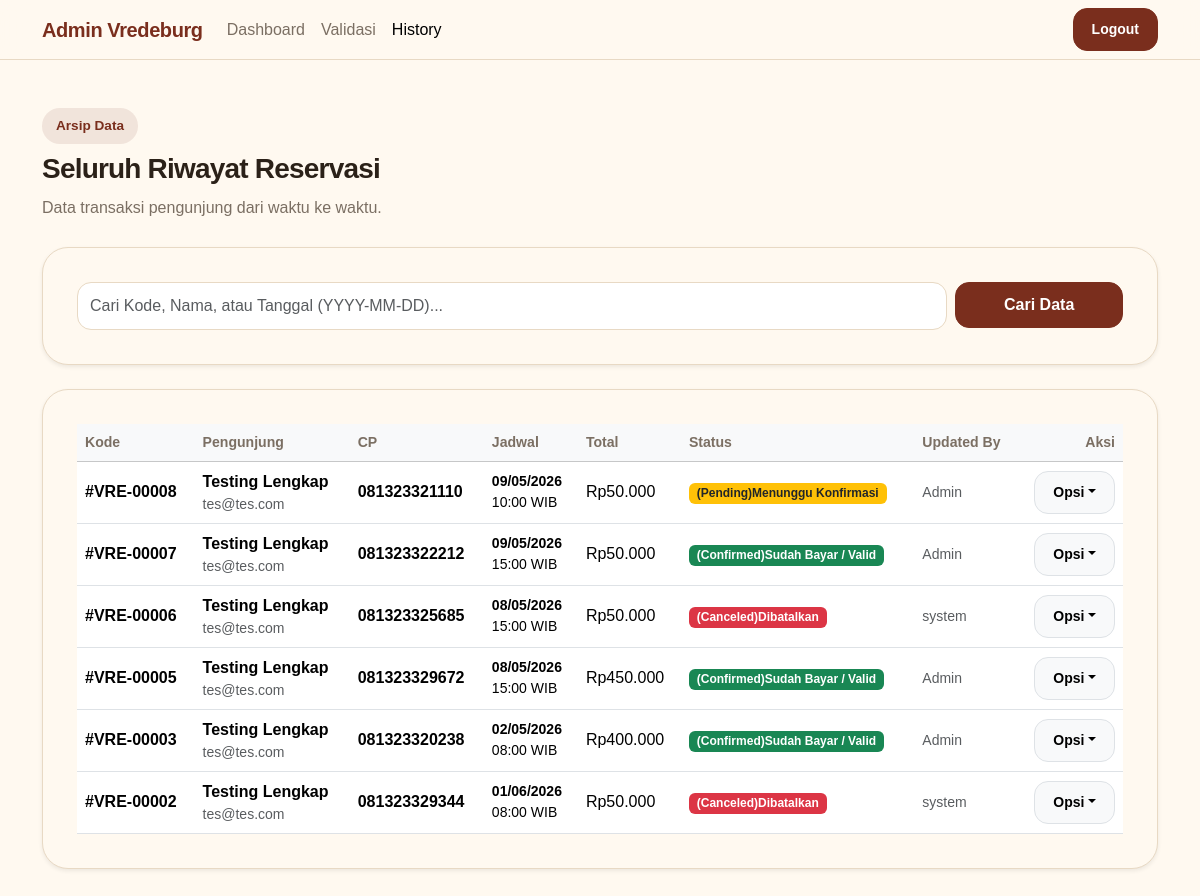
Page /admin/history.php (signed in) on the committed database.
### tables this page shows
CREATE TABLE `reservations` (
  `id_reservasi` int(11) NOT NULL,
  `id_user` int(11) NOT NULL,
  `no_telepon` varchar(20) DEFAULT NULL,
  `tgl_kunjungan` date NOT NULL,
  `jam_kunjungan` time NOT NULL,
  `jumlah_orang` int(11) NOT NULL,
  `total_harga` decimal(10,2) NOT NULL,
  `status` enum('pending','confirmed','canceled') DEFAULT 'pending',
  `created_at` timestamp NOT NULL DEFAULT current_timestamp(),
  `created_by` varchar(50) NOT NULL,
  `updated_at` timestamp NULL DEFAULT NULL ON UPDATE current_timestamp(),
  `updated_by` varchar(50) DEFAULT NULL,
  `is_deleted` tinyint(1) DEFAULT 0,
  `deleted_at` timestamp NULL DEFAULT NULL,
  `deleted_by` varchar(50) DEFAULT NULL
);

CREATE TABLE `users` (
  `id_user` int(11) NOT NULL,
  `nama_lengkap` varchar(100) NOT NULL,
  `email` varchar(100) NOT NULL,
  `password` varchar(255) NOT NULL,
  `role` enum('admin','user') NOT NULL DEFAULT 'user',
  `created_at` timestamp NOT NULL DEFAULT current_timestamp(),
  `created_by` varchar(50) DEFAULT 'system',
  `updated_at` timestamp NULL DEFAULT NULL ON UPDATE current_timestamp(),
  `updated_by` varchar(50) DEFAULT NULL,
  `is_deleted` tinyint(1) DEFAULT 0,
  `deleted_at` timestamp NULL DEFAULT NULL,
  `deleted_by` varchar(50) DEFAULT NULL
);

### config/functions.php (called while the page is built, shortened)
<?php
function e($value) {
    return htmlspecialchars($value ?? '', ENT_QUOTES, 'UTF-8');
}
function rupiah($number) {
    return 'Rp' . number_format((int) $number, 0, ',', '.');
}
function statusLabel($status) {
    $labels = [
        'pending'   => '(Pending)Menunggu Konfirmasi',
        'confirmed' => '(Confirmed)Sudah Bayar / Valid',
        'canceled'  => '(Canceled)Dibatalkan'
    ];
    return $labels[$status] ?? $status;
}
function statusBadgeClass($status) {
    $classes = [
        'pending'   => 'badge bg-warning text-dark',
        'confirmed' => 'badge bg-success',
        'canceled'  => 'badge bg-danger'
    ];
    return $classes[$status] ?? 'badge bg-light text-dark';
}

### admin/history.php (the view, shortened to what this page needs)
<?php
require_once '../config/koneksi.php';
require_once '../config/functions.php';
$search = trim($_GET['search'] ?? '');
$page   = max((int) ($_GET['page'] ?? 1), 1);
$limit  = 10;
$offset = ($page - 1) * $limit;
$where  = "WHERE r.is_deleted = 0";
$params = [];
$sql = "
    SELECT r.*, u.nama_lengkap, u.email
    FROM reservations r
    JOIN users u ON r.id_user = u.id_user
    {$where}
    ORDER BY r.created_at DESC
    LIMIT {$limit} OFFSET {$offset}
";
$stmt = $pdo->prepare($sql);
$stmt->execute($params);
$history = $stmt->fetchAll();
?>
<!DOCTYPE html>
<html lang="id">
<head>
    <link href="https://cdn.jsdelivr.net/npm/bootstrap@5.3.3/dist/css/bootstrap.min.css" rel="stylesheet">
    <link href="../assets/css/style.css" rel="stylesheet">
</head>
<body class="app-body">
<nav class="navbar navbar-expand-lg navbar-vredeburg sticky-top">
    <div class="container">
        <a class="navbar-brand fw-bold" href="dashboard.php">Admin Vredeburg</a>
        <div class="collapse navbar-collapse">
            <ul class="navbar-nav me-auto">
                <li class="nav-item"><a class="nav-link" href="dashboard.php">Dashboard</a></li>
                <li class="nav-item"><a class="nav-link" href="validasi.php">Validasi</a></li>
                <li class="nav-item"><a class="nav-link active" href="history.php">History</a></li>
            </ul>
            <a href="../logout.php" class="btn btn-heritage btn-sm">Logout</a>
        </div>
    </div>
</nav>
<main class="py-5">
    <div class="container">
        <div class="mb-4">
            <span class="section-badge mb-2">Arsip Data</span>
            <h1 class="h3 fw-bold section-title">Seluruh Riwayat Reservasi</h1>
            <p class="text-muted-custom">Data transaksi pengunjung dari waktu ke waktu.</p>
        </div>
        <div class="card-panel mb-4 shadow-sm">
            <form method="GET" class="row g-2">
                <div class="col-md-10">
                    <input type="text" name="search" class="form-control" placeholder="Cari Kode, Nama, atau Tanggal (YYYY-MM-DD)..." value="<?= e($search); ?>">
                </div>
                <div class="col-md-2">
                    <button class="btn btn-heritage w-100">Cari Data</button>
                </div>
            </form>
        </div>
        <div class="card-panel shadow-sm">
            <div class="table-responsive">
                <table class="table table-hover align-middle mb-0">
                    <thead class="table-light">
                        <tr>
                            <th>Kode</th>
                            <th>Pengunjung</th>
                            <th>CP</th>
                            <th>Jadwal</th>
                            <th>Total</th>
                            <th>Status</th>
                            <th>Updated By</th>
                            <th class="text-end">Aksi</th>
                        </tr>
                    </thead>
                    <tbody>
                        <?php foreach ($history as $row): ?>
                            <tr>
                                <td class="fw-bold">#VRE-<?= str_pad($row['id_reservasi'], 5, '0', STR_PAD_LEFT); ?></td>
                                <td>
                                    <div class="fw-bold"><?= e($row['nama_lengkap']); ?></div>
                                    <div class="small text-muted"><?= e($row['email']); ?></div>
                                </td>
                                <td>
                                    <div class="fw-bold"><?= e($row['no_telepon']); ?></div>
                                </td>
                                <td>
                                    <div class="small fw-bold"><?= date('d/m/Y', strtotime($row['tgl_kunjungan'])); ?></div>
                                    <div class="small"><?= substr($row['jam_kunjungan'], 0, 5); ?> WIB</div>
                                </td>
                                <td><?= rupiah($row['total_harga']); ?></td>
                                <td>
                                    <span class="<?= statusBadgeClass($row['status']); ?>">
                                        <?= statusLabel($row['status']); ?>
                                    </span>
                                </td>
                                <td>
                                    <small class="text-muted"><?= e($row['updated_by'] ?? '-'); ?></small>
                                </td>
                                <td class="text-end">
                                    <div class="dropdown">
                                        <button class="btn btn-sm btn-light border dropdown-toggle" data-bs-toggle="dropdown">Opsi</button>
                                    </div>
                                </td>
                            </tr>
                        <?php endforeach; ?>
                    </tbody>
                </table>
            </div>
        </div>
    </div>
</main>
</body>
</html>

### assets/css/style.css (style rules this page uses)
:root { --color-brick: #7A2E1D; --color-brick-dark: #4F1F14; --color-brown-dark: #2B2118; --color-cream: #F8F0E3; --color-paper: #FFF9F0; --color-gold: #C89B5C; --color-green: #2F6B4F; --color-muted: #7B6F63; --color-border: #E8D9C4; --shadow-soft: 0 18px 45px rgba(43, 33, 24, 0.10); --shadow-strong: 0 24px 70px rgba(43, 33, 24, 0.25); }
* { box-sizing: border-box; }
body { font-family: Arial, Helvetica, sans-serif; color: var(--color-brown-dark); background-color: var(--color-paper); }
a { text-decoration: none; }
.navbar-vredeburg { background-color: rgba(255, 249, 240, 0.94); border-bottom: 1px solid var(--color-border); backdrop-filter: blur(14px); }
.navbar-brand { color: var(--color-brick) !important; letter-spacing: -0.4px; }
.nav-link { color: var(--color-muted); font-weight: 500; }
.section-badge { display: inline-flex; align-items: center; width: fit-content; padding: 8px 14px; border-radius: 999px; background: rgba(122, 46, 29, 0.10); color: var(--color-brick); font-size: 0.85rem; font-weight: 700; }
.section-title { color: var(--color-brown-dark); font-weight: 800; letter-spacing: -0.8px; }
.text-muted-custom { color: var(--color-muted); line-height: 1.8; }
.btn { border-radius: 14px; font-weight: 700; padding: 10px 18px; }
.btn-heritage { background-color: var(--color-brick); border: 1px solid var(--color-brick); color: #ffffff; }
.form-control, .form-select { min-height: 48px; border-radius: 14px; border-color: var(--color-border); background-color: #ffffff; }
.card-panel { background: var(--color-paper); border: 1px solid var(--color-border); border-radius: 26px; padding: 34px; box-shadow: var(--shadow-soft); }
.table thead th { color: var(--color-muted); font-size: 0.88rem; white-space: nowrap; }
.table td { white-space: nowrap; }

### rows in the picture
reservations: id_reservasi "00008", id_user.nama_lengkap "Testing Lengkap", id_user.email "tes@tes.com", no_telepon "081323321110", tgl_kunjungan "09/05/2026", jam_kunjungan "10:00", total_harga "Rp50.000", status "(Pending)Menunggu Konfirmasi", updated_by "Admin"
reservations: id_reservasi "00007", id_user.nama_lengkap "Testing Lengkap", id_user.email "tes@tes.com", no_telepon "081323322212", tgl_kunjungan "09/05/2026", jam_kunjungan "15:00", total_harga "Rp50.000", status "(Confirmed)Sudah Bayar / Valid", updated_by "Admin"
reservations: id_reservasi "00006", id_user.nama_lengkap "Testing Lengkap", id_user.email "tes@tes.com", no_telepon "081323325685", tgl_kunjungan "08/05/2026", jam_kunjungan "15:00", total_harga "Rp50.000", status "(Canceled)Dibatalkan", updated_by "system"
reservations: id_reservasi "00005", id_user.nama_lengkap "Testing Lengkap", id_user.email "tes@tes.com", no_telepon "081323329672", tgl_kunjungan "08/05/2026", jam_kunjungan "15:00", total_harga "Rp450.000", status "(Confirmed)Sudah Bayar / Valid", updated_by "Admin"
reservations: id_reservasi "00003", id_user.nama_lengkap "Testing Lengkap", id_user.email "tes@tes.com", no_telepon "081323320238", tgl_kunjungan "02/05/2026", jam_kunjungan "08:00", total_harga "Rp400.000", status "(Confirmed)Sudah Bayar / Valid", updated_by "Admin"
reservations: id_reservasi "00002", id_user.nama_lengkap "Testing Lengkap", id_user.email "tes@tes.com", no_telepon "081323329344", tgl_kunjungan "01/06/2026", jam_kunjungan "08:00", total_harga "Rp50.000", status "(Canceled)Dibatalkan", updated_by "system"
